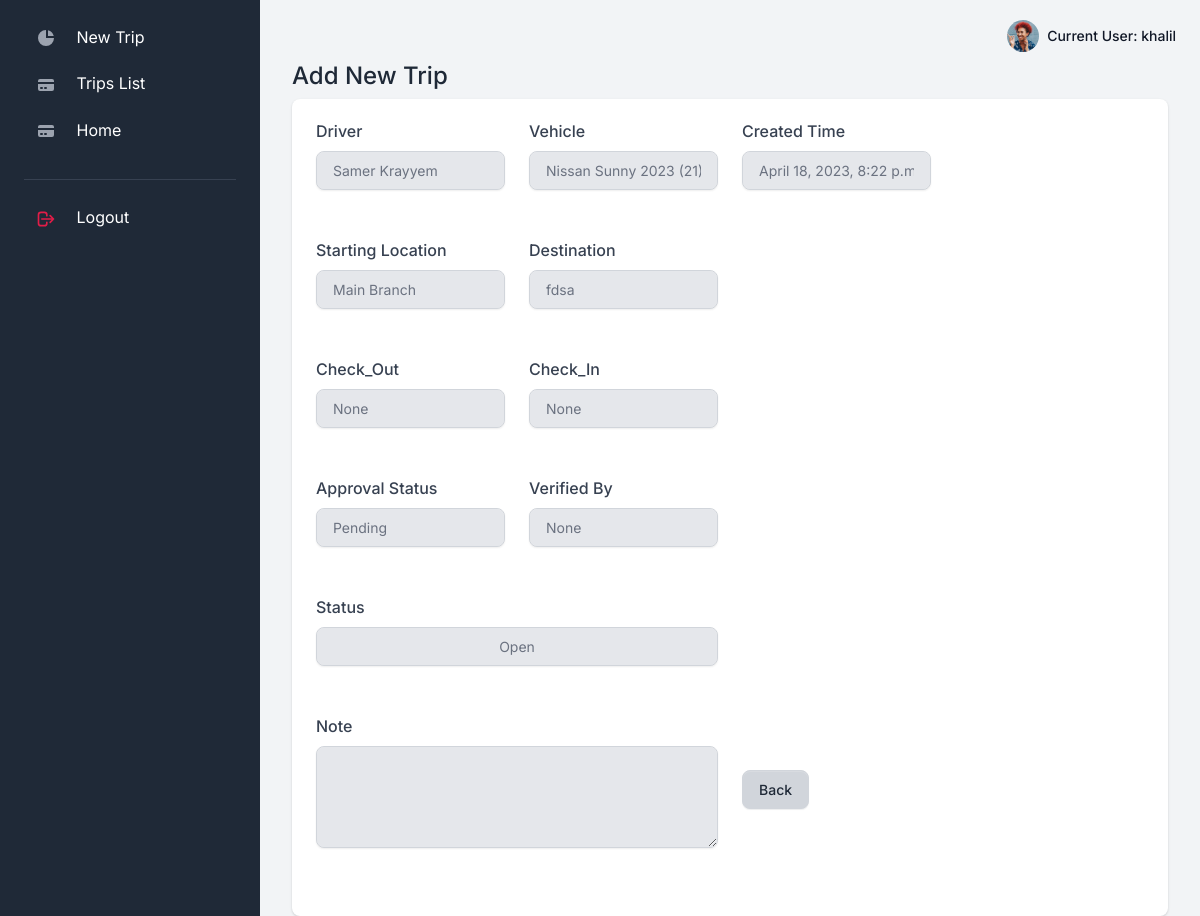
Before: /trips/detail/20/ (signed in) with the older database file.
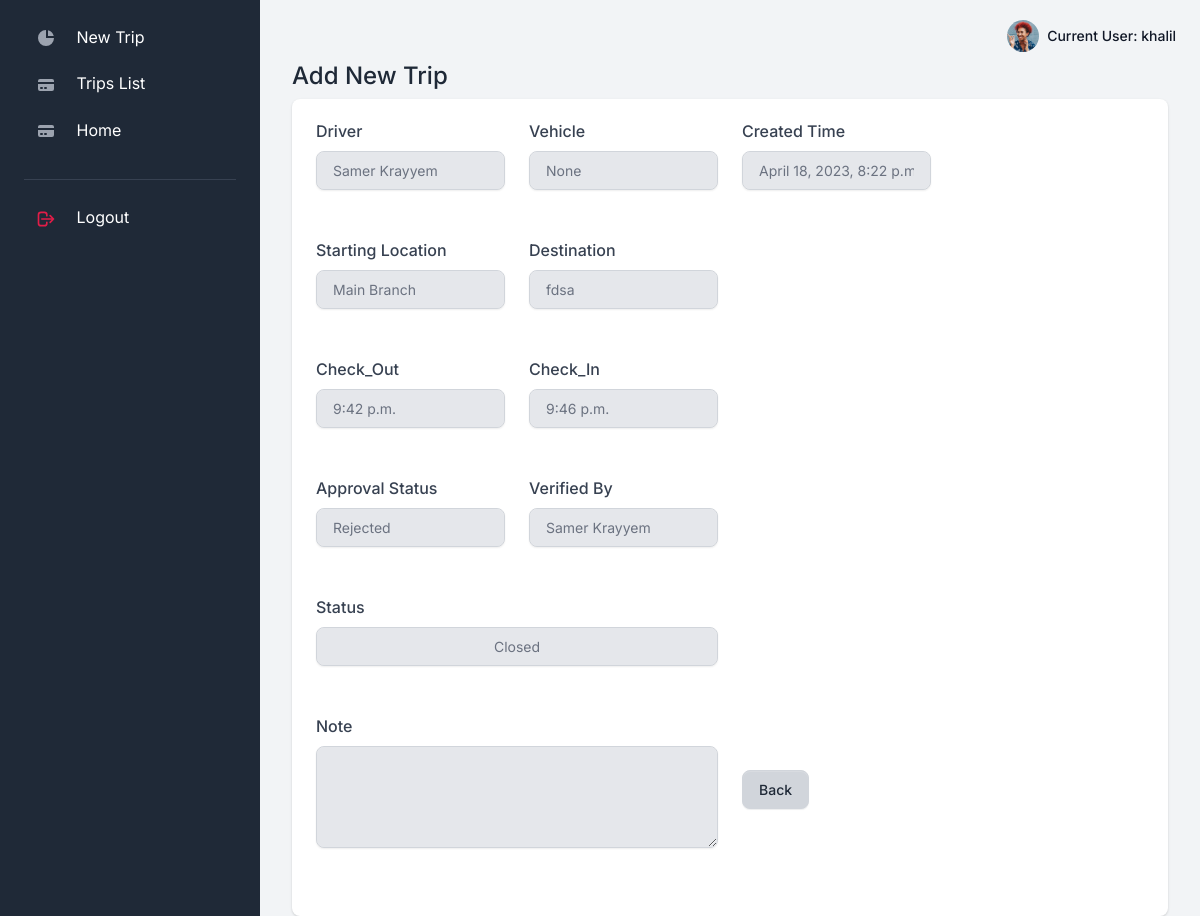
After: the same page with the newer database file.
### apps/trips/models.py (models this page shows, shortened)
class Trip(Model):
    APP_CHOICES = (
        ('Pending', 'Pending'),
        ('Approved', 'Approved'),
        ('Rejected', 'Rejected'),
    )
    STATUS_CHOICES = (
        ('Open', 'Open'),
        ('Closed', 'Closed'),
    )
    vehicle = ForeignKey(Vehicle, on_delete=SET_NULL, null=True)
    driver = ForeignKey(Driver, on_delete=SET_NULL, null=True)
    starting_location = CharField(max_length=255, default='Main Branch')
    destination = CharField(max_length=255)
    created_at = DateTimeField(auto_now_add=True)
    check_in = TimeField(null=True, blank=True)
    check_out = TimeField(null=True, blank=True)
    approval_request = CharField(
        max_length=50, choices=APP_CHOICES, default='Pending')
    verified_by = ForeignKey(
        Security, on_delete=SET_NULL, null=True, blank=True)
    note = TextField(blank=True, null=True)
    status = CharField(max_length=50, choices=STATUS_CHOICES, default='Open')

class Driver(Model):
    id = AutoField(primary_key=True, editable=False)
    user = OneToOneField(User, on_delete=CASCADE)
    @property
    def fullname(self):
        return self.user.first_name + " " + self.user.last_name

class Vehicle(Model):
    id = AutoField(primary_key=True, editable=False)
    qrcode = OneToOneField(QrCode, on_delete=SET_NULL, null=True, blank=True)
    make = CharField(max_length=50, null=True)
    model = CharField(max_length=50, null=True)
    license_plate = CharField(max_length=10, unique=True)
    def __str__(self):
        return f'{self.make} {self.model} ({self.id})'

class Security(Model):
    id = AutoField(primary_key=True, editable=False)
    user = OneToOneField(User, on_delete=CASCADE)
    def __str__(self):
        return self.user.first_name + " " + self.user.last_name

### apps/trips/views.py (the view)
# urls.py: path('detail/<int:pk>/', TripDetailView.as_view(), name='trip_detail'),
class TripDetailView(LoginRequiredMixin, DetailView):
    model = Trip

### apps/context_processors.py (called while the page is built)
def cfg_assets_root(request):
    return { 'ASSETS_ROOT' : settings.ASSETS_ROOT }

### apps/reports/templatetags/auth_extras.py (called while the page is built)
@register.filter(name='has_group')
def has_group(user, group_name):
    group = Group.objects.get(name=group_name)
    return True if group in user.groups.all() else False

### apps/templates/trips/trip_detail.html (shortened to what this page needs)
{% extends "layouts/trips_base.html" %}
{% block stylesheets %}
{% load crispy_forms_tags %}
{% endblock stylesheets %}
{% block content %}
<div class="container-fluid">
    <div class="mb-3 mb-lg-0">
        <h1 class="h4">Add New Trip</h1>
    </div>
</div>
<div class="container-fluid">
    <div class="card border-0 shadow components-section">
        <div class="card-body">
            <form method="get">
                <div class="row mb-5">
                    <div class="col-sm-3">
                        <label>Driver</label>
                        <input type="text" class="form-control" disabled value="{{trip.driver.fullname}}">
                    </div>
                    <div class="col-sm-3">
                        <label>Vehicle</label>
                        <input type="text" class="form-control" disabled value="{{trip.vehicle}}">
                    </div>
                    <div class="col-sm-3">
                        <label>Created Time</label>
                        <input type="text" class="form-control" disabled value="{{trip.created_at}}">
                    </div>
                </div>
                <div class="row mb-5">
                    <div class="col-sm-3">
                        <label>Starting Location</label>
                        <input type="text" class="form-control" disabled value="{{trip.starting_location}}">
                    </div>
                    <div class="col-sm-3">
                        <label>Destination</label>
                        <input type="text" class="form-control" disabled value="{{trip.destination}}">
                    </div>
                </div>
                <div class="row mb-5">
                    <div class="col-sm-3">
                        <label>Check_Out</label>
                        <input type="text" class="form-control" disabled value="{{trip.check_out}}">
                    </div>
                    <div class="col-sm-3">
                        <label>Check_In</label>
                        <input type="text" class="form-control" disabled value="{{trip.check_in}}">
                    </div>
                </div>
                <div class="row mb-5">
                    <div class="col-sm-3">
                        <label>Approval Status</label>
                        <input type="text" class="form-control" disabled value="{{trip.approval_request}}">
                    </div>
                    <div class="col-sm-3">
                        <label>Verified By</label>
                        <input type="text" class="form-control" disabled value="{{trip.verified_by}}">
                    </div>
                </div>
                <div class="row mb-5">
                    <div class="col-sm-6">
                        <label>Status</label>
                        <input type="text" class="form-control text-md-center" disabled value="{{trip.status}}">
                    </div>
                </div>
                <div class="row mb-5">
                    <div class="col-sm-6">
                        <label>Note</label>
                        <textarea rows="4" class="form-control" disabled>{{trip.note}}</textarea>
                    </div>
                    <div class="col-sm-3">
                        <br>
                        <br>
                        <a href="{% url 'trips:list' %}" class="btn btn-gray-300">Back</a>
                    </div>
                </div>
            </form>
        </div>
    </div>
</div>
{% endblock content %}

### apps/templates/layouts/trips_base.html (shortened to what this page needs)
<!DOCTYPE html>
<html lang="en">
<head>
<link type="text/css" href="{{ ASSETS_ROOT }}/vendor/sweetalert2/dist/sweetalert2.min.css" rel="stylesheet">
<link type="text/css" href="{{ ASSETS_ROOT }}/vendor/notyf/notyf.min.css" rel="stylesheet">
<link type="text/css" href="{{ ASSETS_ROOT }}/css/volt.css" rel="stylesheet">
</head>
<body>
    <main class="content">
      {% include 'includes/trips_sidebar.html' %}
      {% include 'includes/navigation.html' %}
      {% block content %}{% endblock content %}
    </main>
</body>
</html>

### apps/templates/includes/trips_sidebar.html (shortened to what this page needs)
{% load auth_extras %}
        <nav id="sidebarMenu" class="sidebar d-lg-block bg-gray-800 text-white collapse" data-simplebar>
          <div class="sidebar-inner px-4 pt-3">
            <ul class="nav flex-column pt-3 pt-md-0">
              <li class="nav-item {% if 'create' in request.path %} active {% endif %}">
                <a href="{% url 'trips:create' %}" class="nav-link">
                  <span class="sidebar-icon">
                    <svg class="icon icon-xs me-2" fill="currentColor" viewBox="0 0 20 20" xmlns="http://www.w3.org/2000/svg"><path d="M2 10a8 8 0 018-8v8h8a8 8 0 11-16 0z"></path><path d="M12 2.252A8.014 8.014 0 0117.748 8H12V2.252z"></path></svg>
                  </span>
                  <span class="sidebar-text">New Trip</span>
                </a>
              </li>
              <li class="nav-item {% if 'list' in request.path %} active {% endif %}">
                <a href="{% url 'trips:list' %}" class="nav-link">
                  <span class="sidebar-icon">
                  </span>
                  <span class="sidebar-text">Trips List</span>
                </a>
              </li>
              <li class="nav-item {% if 'home' in request.path %} active {% endif %}">
                <a href="{% url 'home:home' %}" class="nav-link">
                  <span class="sidebar-icon">
                  </span>
                  <span class="sidebar-text">Home</span>
                </a>
              </li>
              <li role="separator" class="dropdown-divider mt-4 mb-3 border-gray-700"></li>
              <li class="nav-item">
                <a href="{% url 'logout' %}" class="nav-link">
                    <span class="sidebar-icon">
                        <svg class="icon icon-xs text-danger me-2" fill="none" stroke="currentColor" viewBox="0 0 24 24" xmlns="http://www.w3.org/2000/svg">
                            <path stroke-linecap="round" stroke-linejoin="round" stroke-width="2" d="M17 16l4-4m0 0l-4-4m4 4H7m6 4v1a3 3 0 01-3 3H6a3 3 0 01-3-3V7a3 3 0 013-3h4a3 3 0 013 3v1"></path>
                        </svg>
                    </span>
                    <span class="sidebar-text">Logout</span>
                </a>
              </li>
            </ul>
          </div>
        </nav>

### apps/templates/includes/navigation.html (shortened to what this page needs)
<nav class="navbar navbar-top navbar-expand navbar-dashboard navbar-dark ps-0 pe-2 pb-0" >
              <div class="container-fluid px-0">
                <div class="d-flex justify-content-between w-100" id="navbarSupportedContent">
                  <ul class="navbar-nav align-items-center">
                    <li class="nav-item dropdown ms-lg-3">
                      <a class="nav-link dropdown-toggle pt-1 px-0" href="#" role="button" data-bs-toggle="dropdown" aria-expanded="false">
                        <div class="media d-flex align-items-center">
                          <img class="avatar rounded-circle" alt="Image placeholder" src="{{ ASSETS_ROOT }}/img/team/profile-picture-3.jpg">
                          <div class="media-body ms-2 text-dark align-items-center d-none d-lg-block">
                            <span class="mb-0 font-small fw-bold text-gray-900">
                              Current User: <strong>{{ request.user.username }}</strong>
                            </span>
                          </div>
                        </div>
                      </a>
                    </li>
                  </ul>
                </div>
              </div>
            </nav>

Changed rows visible on the page:
changed Trip "None": vehicle "Nissan Sunny 2023 (21)" → "None"; check_out "None" → "9:42 p.m."; check_in "None" → "9:46 p.m."; approval_request "Pending" → "Rejected"; verified_by "None" → "Samer Krayyem"; status "Open" → "Closed"
